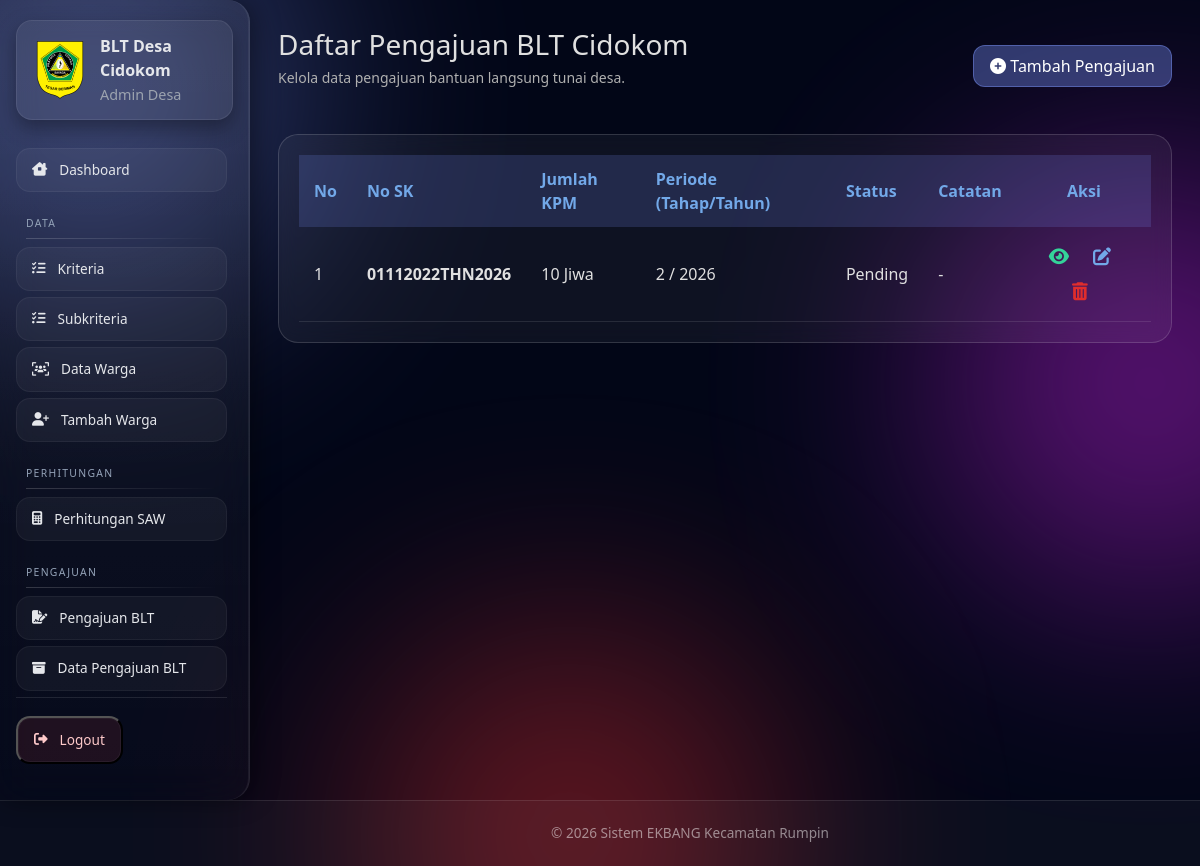
The app's page /desa/pengajuan/list/ (signed in) with its own data.
### ekbang/models.py (models this page shows)
class PengajuanBLT(models.Model):
    desa = models.ForeignKey(Desa, on_delete=models.CASCADE, related_name='pengajuan')
    divalidasi_oleh = models.ForeignKey(
        AdminKecamatan, on_delete=models.SET_NULL, null=True, blank=True,
        related_name='pengajuan_divalidasi'
    )
    noSK = models.CharField(max_length=70)
    fileSK = models.FileField(
        upload_to='SK_BLT/',
        validators=[FileExtensionValidator(['doc', 'docx', 'xls', 'xlsx', 'pdf'])]
    )
    file_hasil_saw = models.FileField(
        upload_to='saw/',
        validators=[FileExtensionValidator(['doc', 'docx', 'xls', 'xlsx', 'pdf'])]
    )
    jumlah_dana = models.IntegerField()
    perbulan = models.IntegerField()
    jumlah_kpm = models.IntegerField()
    tahap = models.CharField(max_length=20)
    tahun = models.IntegerField()
    status = models.CharField(
        max_length=20,
        choices=[('pending', 'Pending'), ('valid', 'Valid'), ('tidak_valid', 'Tidak Valid')],
        default='pending'
    )
    catatan = models.TextField(blank=True, null=True)
    tanggal_validasi = models.DateTimeField(null=True, blank=True)
    created_at = models.DateTimeField(auto_now_add=True)

### ekbang/proses/decorators.py (the view)
        def wrapper(request, *args, **kwargs):
            if role == 'kecamatan':
                if not hasattr(request.user, 'admin_kecamatan'):
                    messages.error(request, 'Anda tidak punya akses')
                    return redirect('login')
            elif role == 'desa':
                if not hasattr(request.user, 'desa'):
                    messages.error(request, 'Anda tidak punya akses')
                    return redirect('login')
            else:
                messages.error(request, 'Role tidak dikenali')
                return redirect('login')
            return view_func(request, *args, **kwargs)

### ekbang/views/desa.py (called while the page is built)
@login_required
@role_required('desa')
def pengajuan_blt_list(request):
    desa = request.user.desa
    pengajuan = PengajuanBLT.objects.filter(desa=desa).order_by('-created_at')
    return render(request, 'desa/pengajuan_blt_list.html', {'pengajuan': pengajuan})

### ekbang/templates/desa/pengajuan_blt_list.html (shortened to what this page needs)
{% extends 'base/base.html' %}
{% load static %}
{% load humanize %}
{% block extra_css %}
<link rel="stylesheet" href="{% static 'css/desa/warga_list.css' %}">
{% endblock %}
{% block content %}
<div class="page-header">
    <div>
        <h2>Daftar Pengajuan BLT {{ request.user.username }}</h2>
        <p>Kelola data pengajuan bantuan langsung tunai desa.</p>
    </div>
    <a href="{% url 'desa_pengajuan' %}" class="btn-glass">
        <i class="fa-solid fa-circle-plus"></i> Tambah Pengajuan
    </a>
</div>
<div class="glass-card table-card">
    <table class="table-modern">
        <thead>
            <tr>
                <th>No</th>
                <th>No SK</th>
                <th>Jumlah KPM</th>
                <th>Periode (Tahap/Tahun)</th>
                <th>Status</th>
                <th>Catatan</th>
                <th class="text-center">Aksi</th>
            </tr>
        </thead>
        <tbody>
            {% for p in pengajuan %}
            <tr>
                <td data-label="No">{{ forloop.counter }}</td>
                <td data-label="No SK"><strong>{{ p.noSK }}</strong></td>
                <td data-label="KPM">{{ p.jumlah_kpm }} Jiwa</td>
                <td data-label="Periode">{{ p.tahap }} / {{ p.tahun }}</td>
                <td data-label="Status">
                    {% if p.status == 'pending' %}
                        <span class="status pending">Pending</span>
                    {% elif p.status == 'valid' %}
                        <span class="status valid">Valid</span>
                    {% else %}
                        <span class="status tidak-valid">Tidak Valid</span>
                    {% endif %}
                </td>
                <td data-label="Catatan">{{ p.catatan|default:"-" }}</td>
                <td data-label="Aksi" class="action text-center">
                    <a href="{% url 'desa_pengajuan_detail' p.id %}" class="btn-icon view" title="Detail">
                        <i class="fa-solid fa-eye"></i>
                    <a href="{% url 'desa_pengajuan_edit' p.id %}" class="btn-icon edit" title="Edit">
                        <i class="fa-solid fa-pen-to-square"></i>
                    </a>
                    <a href="javascript:void(0)" class="btn-icon delete"
                        data-url="{% url 'desa_pengajuan_blt_hapus' p.id %}"
                        data-tahap="{{ p.tahap }}"
                        data-tahun="{{ p.tahun }}"
                        onclick="openHapusModal(this)" title="Hapus">
                        <i class="fa-solid fa-trash-can"></i>
                    </a>
                </td>
            </tr>
            {% endfor %}
        </tbody>
    </table>
</div>
{% endblock %}

### ekbang/templates/base/sidebar.html (shortened to what this page needs)
{% load static %}
<link rel="stylesheet" href="{% static 'css/desa/sidebar.css' %}">
<div class="sidebar-desa">
    <div class="sidebar-brand">
       <span class="logo">
    <img src="{% static 'img/logo.png' %}" alt="Logo" />
</span>
        <div>
            <strong>BLT Desa {{ request.user.username }}</strong>
            <small>Admin Desa</small>
        </div>
    </div>
    <div class="sidebar-scroll">
    <nav class="sidebar-menu">
        <a href="{% url 'desa_dashboard' %}" class="menu-item">
            <i class="fa-solid fa-house-chimney-window"></i> Dashboard
        </a>
        <div class="menu-section">DATA</div>
        <a href="{% url 'desa_kriteria_list' %}" class="menu-item">
            <i class="fa-solid fa-list-check"></i> Kriteria
        </a>
        <a href="{% url 'desa_subkriteria_list' %}" class="menu-item">
            <i class="fa-solid fa-list-check"></i> Subkriteria
        </a>
        <a href="{% url 'desa_warga_list' %}" class="menu-item">
            <i class="fa-solid fa-users-viewfinder"></i> Data Warga
        </a>
        <a href="{% url 'desa_warga_tambah' %}" class="menu-item">
            <i class="fa-solid fa-user-plus"></i> Tambah Warga
        </a>
        <div class="menu-section">PERHITUNGAN</div>
        <a href="{% url 'desa_riwayat_saw' %}" class="menu-item">
            <i class="fa-solid fa-calculator"></i> Perhitungan SAW
        </a>
        <div class="menu-section">PENGAJUAN</div>
        <a href="{% url 'desa_pengajuan' %}" class="menu-item">
            <i class="fa-solid fa-file-signature"></i> Pengajuan BLT
        </a>
        <a href="{% url 'desa_pengajuan_list' %}" class="menu-item">
            <i class="fa-solid fa-box-archive"></i> Data Pengajuan BLT
        </a>
    </nav>
    <div class="sidebar-footer">
        <button type="button" class="menu-item logout" data-bs-toggle="modal" data-bs-target="#logoutModal">
            <i class="fa-solid fa-right-from-bracket"></i> Logout
        </button>
    </div>
</div>
</div>

### ekbang/static/css/desa/warga_list.css (style rules this page uses)
.page-header { display: flex; justify-content: space-between; align-items: center; margin-bottom: 30px; color: #E0E0E0; }
.page-header h2 { font-size: 28px; margin-bottom: 5px; }
.page-header p { font-size: 14px; color: #B0B0B0; }
.btn-glass { color: #fff; background: rgba(114, 136, 232, 0.4); border: 1px solid rgba(114, 136, 232, 0.5); padding: 8px 16px; border-radius: 12px; text-decoration: none; font-weight: 500; transition: all 0.3s ease; }
.glass-card { background: rgba(255, 255, 255, 0.05); border-radius: 20px; backdrop-filter: blur(10px); border: 1px solid rgba(255, 255, 255, 0.15); padding: 20px; overflow-x: auto; }
.table-modern { width: 100%; border-collapse: collapse; }
.table-modern th, .table-modern td { padding: 12px 15px; text-align: left; }
.table-modern th { background: rgba(114, 136, 232, 0.2); color: #72A8E8; font-weight: 600; }
.table-modern td { color: #E0E0E0; border-bottom: 1px solid rgba(255, 255, 255, 0.1); }
.btn-icon { text-decoration: none; display: inline-block; margin-right: 8px; font-size: 18px; padding: 4px 8px; border-radius: 8px; transition: all 0.3s ease; }
.btn-icon.edit { color: #72A8E8; }
.btn-icon.view { color: #34D399; }
.btn-icon.delete { color: #DF2D2D; }

### ekbang/static/css/desa/sidebar.css (style rules this page uses)
.sidebar-desa { position: fixed; top: 0; left: 0; width: 250px; height: 100vh; background: linear-gradient( 180deg, rgba(255,255,255,0.07), rgba(255,255,255,0.02) ); backdrop-filter: blur(18px); border-right: 1px solid rgba(255,255,255,0.1); border-top-right-radius: 22px; border-bottom-right-radius: 22px; box-shadow: 4px 0 26px rgba(0,0,0,0.45), inset -1px 0 0 rgba(255,255,255,0.06); display: flex; flex-direction: column; padding: 20px 16px; z-index: 30; }
.sidebar-brand { display: flex; align-items: center; gap: 10px; padding: 14px; margin-bottom: 22px; border-radius: 16px; background: rgba(255,255,255,0.06); box-shadow: inset 0 0 0 1px rgba(255,255,255,0.08), 0 8px 20px rgba(0,0,0,0.35); color: #e5e7eb; }
.sidebar-brand .logo { display: flex; align-items: center; }
.sidebar-brand .logo img { width: 60px; height: 60px; object-fit: contain; }
.sidebar-brand strong { font-size: 1rem; }
.sidebar-brand small { display: block; font-size: 0.9rem; color: #9ca3af; margin-top: 2px; }
.sidebar-menu { flex: 1; }
.menu-section { margin: 24px 10px 8px; font-size: 0.65rem; letter-spacing: 1.3px; color: #94a3b8; text-transform: uppercase; position: relative; }
.menu-section::after { content: ''; display: block; height: 1px; margin-top: 6px; background: linear-gradient( to right, rgba(255,255,255,0.18), transparent ); }
.menu-item { position: relative; display: flex; align-items: center; gap: 12px; padding: 12px 16px; margin: 6px 0; border-radius: 14px; font-size: 0.85rem; font-weight: 500; color: #e5e7eb; text-decoration: none; background: rgba(255,255,255,0.04); box-shadow: inset 0 0 0 1px rgba(255,255,255,0.05); transition: all .25s ease; }
.sidebar-footer { margin-top: auto; padding-top: 12px; border-top: 1px solid rgba(255,255,255,0.1); }
.menu-item.logout { background: rgba(239,68,68,0.10); color: #fecaca; }
.sidebar-scroll { flex: 1; overflow-y: auto; padding-right: 6px; }
.sidebar-scroll { scrollbar-width: thin; scrollbar-color: rgba(255,255,255,0.2) transparent; }

### records on screen
PengajuanBLT: noSK "01112022THN2026", jumlah_kpm "10", tahap "2", tahun "2026", status "Pending", catatan "-"

### other values on screen
{{ request.user.username }} "Cidokom"
